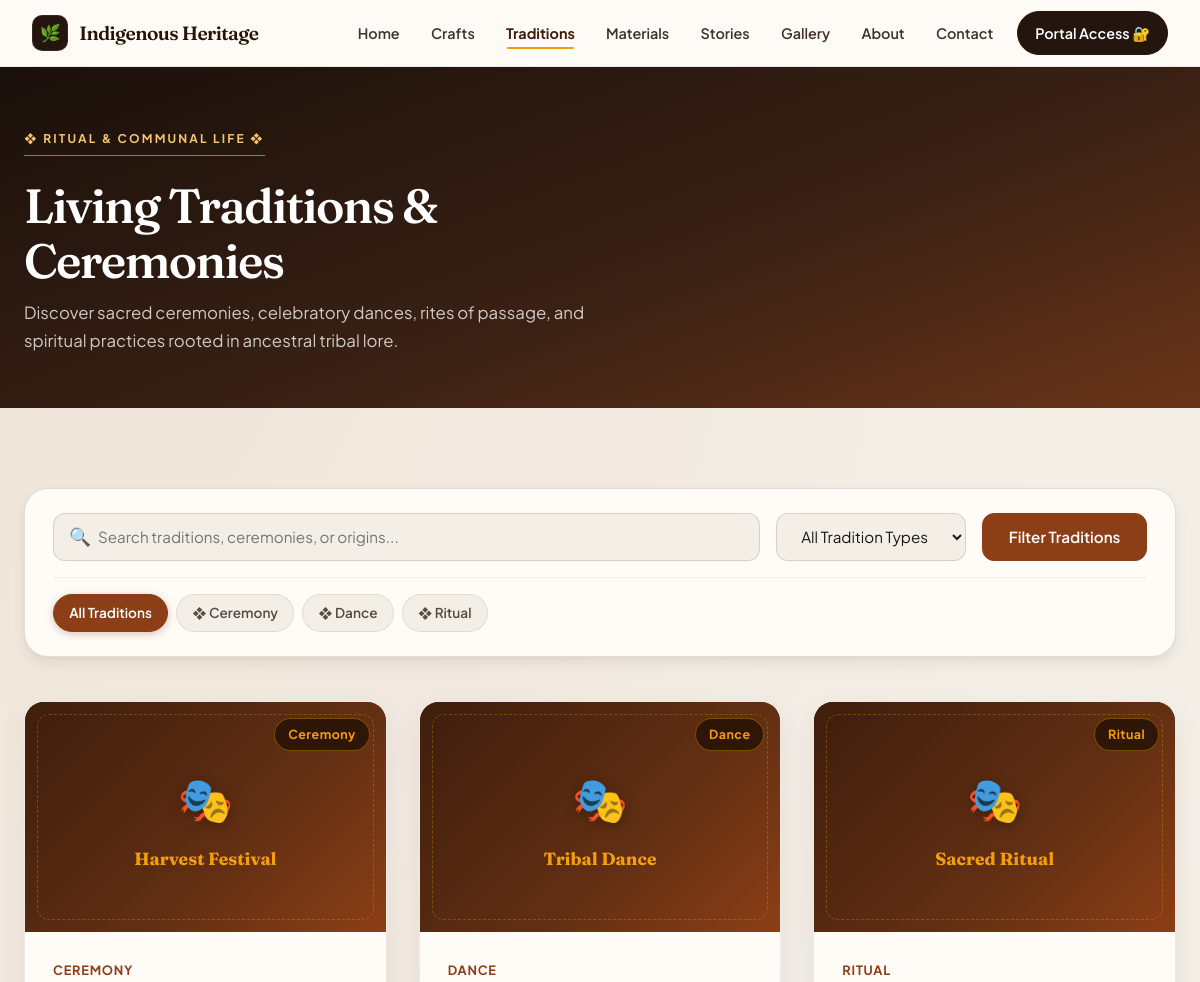
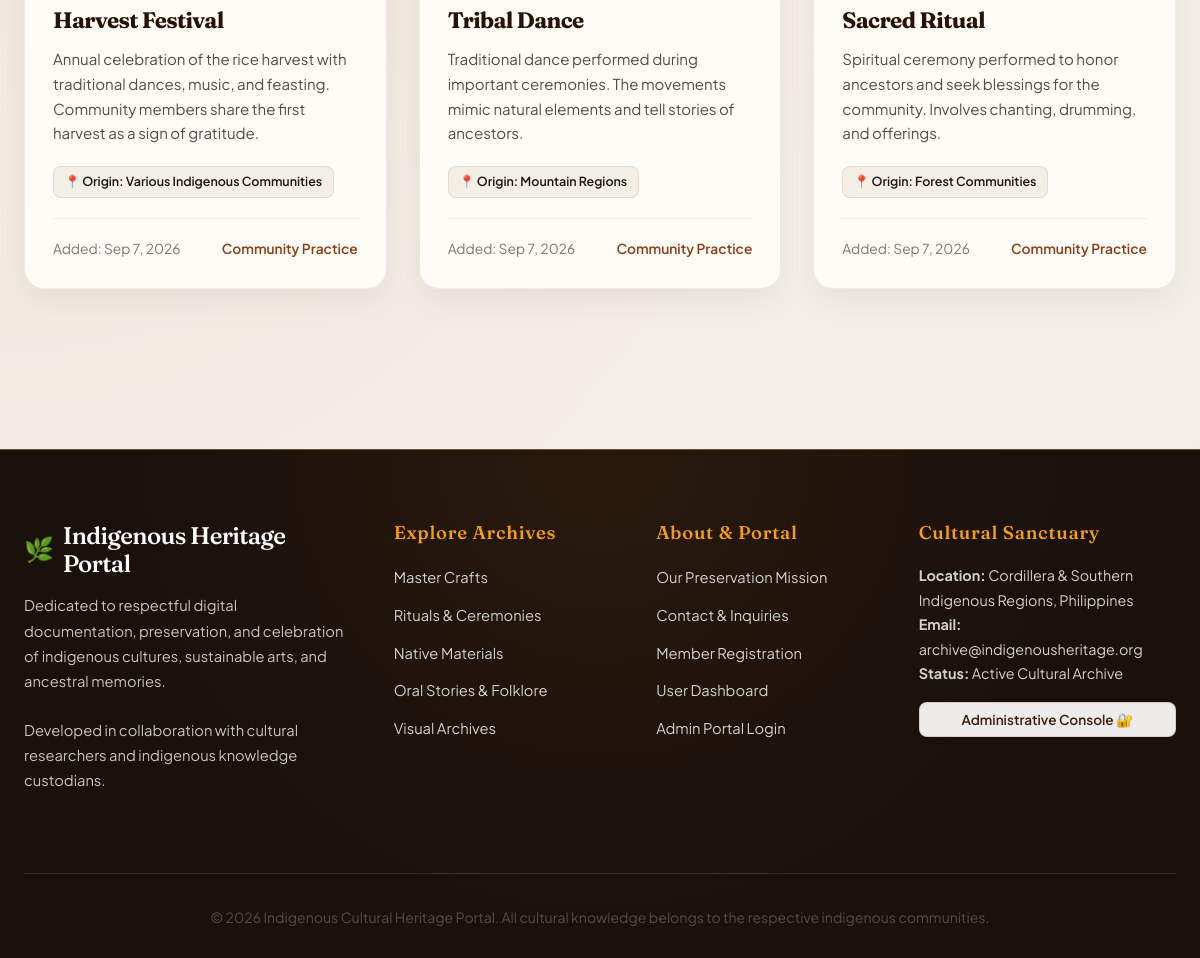
/indigenous-heritage/traditions.php, run on the app's committed database (2 pictures, top to bottom).
### tables this page shows
CREATE TABLE IF NOT EXISTS `traditions` (
  `id` int NOT NULL AUTO_INCREMENT,
  `name` varchar(100) NOT NULL,
  `description` text NOT NULL,
  `type` varchar(50) NOT NULL,
  `origin` varchar(100) DEFAULT NULL,
  `image` varchar(255) DEFAULT NULL,
  `created_at` timestamp NULL DEFAULT CURRENT_TIMESTAMP,
  `updated_at` timestamp NULL DEFAULT CURRENT_TIMESTAMP ON UPDATE CURRENT_TIMESTAMP,
  PRIMARY KEY (`id`)
);

### indigenous-heritage/includes/helpers.php (called while the page is built, shortened)
<?php
function e($value): string
{
    return htmlspecialchars((string) $value, ENT_QUOTES | ENT_SUBSTITUTE, 'UTF-8');
}
function app_base_path(): string
{
    static $base = null;
    if ($base !== null) {
        return $base;
    }
    $docRoot = !empty($_SERVER['DOCUMENT_ROOT']) ? realpath($_SERVER['DOCUMENT_ROOT']) : false;
    $appRoot = realpath(APP_ROOT);
    if ($docRoot && $appRoot && stripos($appRoot, $docRoot) === 0) {
        $relative = str_replace('\\', '/', substr($appRoot, strlen($docRoot)));
        return $base = rtrim('/' . ltrim($relative, '/'), '/');
    }
    return $base = '';
}
function url(string $path = '', array $params = []): string
{
    $params = array_filter($params, static fn($v) => $v !== null && $v !== '');
    $query = $params ? '?' . http_build_query($params) : '';
    return app_base_path() . '/' . ltrim($path, '/') . $query;
}
function input_str(array $source, string $key, int $maxLength = 255): string
{
    $value = $source[$key] ?? '';
    $value = trim(str_replace("\0", '', $value));
    return mb_substr($value, 0, $maxLength);
}
function get_str(string $key, int $maxLength = 100): string
{
    return input_str($_GET, $key, $maxLength);
}
function format_date(?string $value, string $format = 'M j, Y'): string
{
    $time = strtotime($value);
    return $time ? date($format, $time) : '—';
}

### indigenous-heritage/includes/db.php (called while the page is built, shortened)
<?php
function db(): PDO
{
    static $pdo = null;
    if ($pdo instanceof PDO) {
        return $pdo;
    }
    $cfg = app_config('db');
    $dsn = sprintf('mysql:host=%s;port=%d;dbname=%s;charset=utf8mb4', $cfg['host'], $cfg['port'], $cfg['name']);
    $options = [
        PDO::ATTR_ERRMODE => PDO::ERRMODE_EXCEPTION,
        PDO::ATTR_DEFAULT_FETCH_MODE => PDO::FETCH_ASSOC,
        PDO::ATTR_EMULATE_PREPARES => false,
        PDO::ATTR_TIMEOUT => 10,
    ];
    try {
        $pdo = new PDO($dsn, $cfg['user'], $cfg['pass'], $options);
    } catch (PDOException $e) {
        error_log('[IHMS] Database connection failed: ' . $e->getMessage());
        throw new DatabaseUnavailable('Unable to connect to the database.', 0, $e);
    }
    $pdo->exec("SET SESSION sql_mode = 'ONLY_FULL_GROUP_BY,STRICT_TRANS_TABLES,NO_ZERO_IN_DATE,NO_ZERO_DATE,ERROR_FOR_DIVISION_BY_ZERO,NO_ENGINE_SUBSTITUTION'");
    $pdo->exec("SET time_zone = '" . (new DateTime('now'))->format('P') . "'");
    return $pdo;
}
function db_all(string $sql, array $params = []): array
{
    $stmt = db()->prepare($sql);
    $stmt->execute($params);
    return $stmt->fetchAll();
}

### indigenous-heritage/traditions.php (the view, shortened to what this page needs)
<?php
$search = get_str('search', 100);
$type_filter = get_str('type', 50);
$sql = 'SELECT * FROM traditions WHERE 1=1';
$params = [];
$sql .= ' ORDER BY created_at DESC';
$traditions = db_all($sql, $params);
$types = array_column(db_all("SELECT DISTINCT type FROM traditions WHERE type IS NOT NULL AND type <> '' ORDER BY type"), 'type');
require __DIR__ . '/includes/partials/public_header.php';
?>
    <section class="page-hero">
        <div class="hero-content">
            <div class="hero-badge">❖ Ritual &amp; Communal Life ❖</div>
            <h1>Living Traditions &amp; Ceremonies</h1>
            <p>Discover sacred ceremonies, celebratory dances, rites of passage, and spiritual practices rooted in ancestral tribal lore.</p>
        </div>
    </section>
    <section class="section">
        <div class="container">
            <div class="search-toolbar">
                <form method="GET" action="<?php echo e(url('traditions.php')); ?>" class="search-form">
                    <div class="search-input-group">
                        <span class="search-input-icon">🔍</span>
                        <input type="text" name="search" class="search-input" placeholder="Search traditions, ceremonies, or origins..." value="<?php echo e($search); ?>">
                    </div>
                    <select name="type" class="filter-select" data-autosubmit>
                        <option value="">All Tradition Types</option>
                    </select>
                    <button type="submit" class="btn btn-primary">Filter Traditions</button>
                </form>
                <div class="filter-chips">
                    <a href="<?php echo e(url('traditions.php')); ?>" class="filter-chip<?php echo $type_filter === '' ? ' active' : ''; ?>">All Traditions</a>
                    <?php foreach ($types as $type): ?>
                        <a href="<?php echo e(url('traditions.php', ['type' => $type])); ?>" class="filter-chip<?php echo $type_filter === $type ? ' active' : ''; ?>">❖ <?php echo e($type); ?></a>
                    <?php endforeach; ?>
                </div>
            </div>
            <div class="card-grid">
                <?php if ($traditions): ?>
                    <?php foreach ($traditions as $tradition): ?>
                        <div class="card">
                            <div class="card-image-wrap">
                                <?php
                                $img = !empty($tradition['image']) ? APP_ROOT . '/images/' . $tradition['image'] : '';
                                if ($img && is_file($img)):
                                ?>
                                    <img src="<?php echo e(asset('images/' . $tradition['image'])); ?>" alt="<?php echo e($tradition['name']); ?>" class="card-image">
                                <?php else: ?>
                                    <div class="card-fallback-art">
                                        <div class="card-fallback-icon">🎭</div>
                                        <div class="card-fallback-title"><?php echo e($tradition['name']); ?></div>
                                    </div>
                                <?php endif; ?>
                                <span class="card-badge-top"><?php echo e($tradition['type'] ?? 'Ceremony'); ?></span>
                            </div>
                            <div class="card-content">
                                <span class="card-category"><?php echo e($tradition['type'] ?? 'Tradition'); ?></span>
                                <h3 class="card-title"><?php echo e($tradition['name']); ?></h3>
                                <p class="card-description"><?php echo e($tradition['description']); ?></p>
                                <?php if (!empty($tradition['origin'])): ?>
                                    <div class="card-tags">
                                        <span class="card-tag">📍 Origin: <?php echo e($tradition['origin']); ?></span>
                                    </div>
                                <?php endif; ?>
                                <div class="card-meta">
                                    <span>Added: <?php echo e(format_date($tradition['created_at'])); ?></span>
                                    <span style="font-weight: 600; color: var(--primary-600);">Community Practice</span>
                                </div>
                            </div>
                        </div>
                    <?php endforeach; ?>
                <?php endif; ?>
            </div>
        </div>
    </section>
<?php require __DIR__ . '/includes/partials/public_footer.php'; ?>

### data on the page
traditions: name "Harvest Festival", type "Ceremony", type "CEREMONY", description "Annual celebration of the rice harvest with traditional dances, music, and feasting. Community members share the first harvest as a sign of gratitude.", origin "Various Indigenous Communities", created_at "Sep 7, 2026"
traditions: name "Tribal Dance", type "Dance", type "DANCE", description "Traditional dance performed during important ceremonies. The movements mimic natural elements and tell stories of ancestors.", origin "Mountain Regions", created_at "Sep 7, 2026"
traditions: name "Sacred Ritual", type "Ritual", type "RITUAL", description "Spiritual ceremony performed to honor ancestors and seek blessings for the community. Involves chanting, drumming, and offerings.", origin "Forest Communities", created_at "Sep 7, 2026"

### other printed values
$label "Home"
$label "Crafts"
$label "Traditions"
$label "Materials"
$label "Stories"
$label "Gallery"
$label "About"
$label "Contact"
$type "Ceremony"
$type "Dance"
$type "Ritual"
app_config('contact_email') "archive@indigenousheritage.org"
